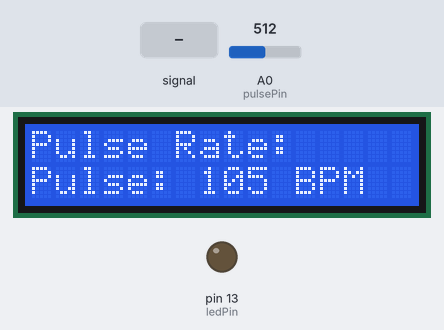
A sketch run on a simulated Arduino Uno, built with avr-gcc and run on an emulated ATmega328P. Parts: 16×2 character LCD, output pins drawn as LEDs (lit = HIGH). The inputs (shaded band) are chosen by the test bench; at power-on: A0 (pulsePin) = 512.

Above: at 1.2 s.
1.3 s: A0 (pulsePin) fed a 200 Hz sine of ±255 counts around its level
At 3.8 s:
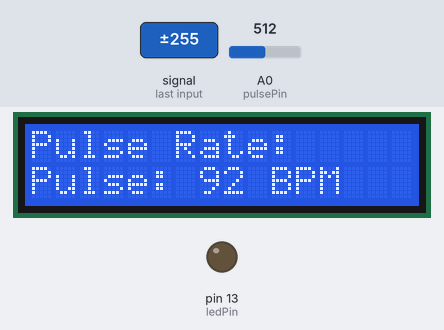
5.4 s: A0 (pulsePin) set to 560
At 7.2 s:
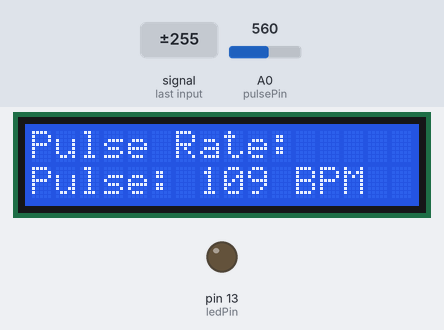
7.5 s: A0 (pulsePin) fed a 1000 Hz sine of ±255 counts around its level
At 8.9 s:
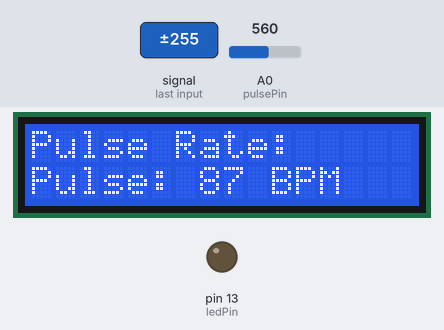
10.6 s: A0 (pulsePin) set to 540
At 11.9 s:
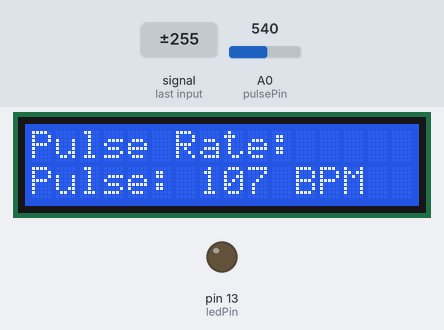
12.6 s: A0 (pulsePin) set to 511
At 13.8 s:
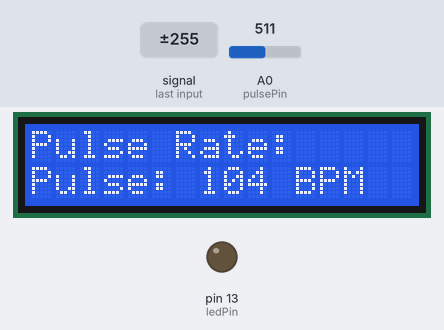
Timing chart, 0 to 15.6 s (numbered marks = the images above; inputs shaded):
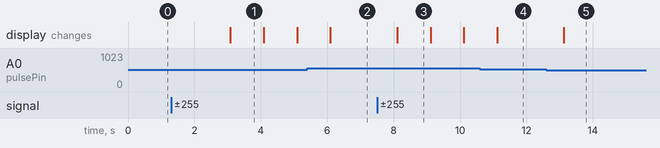

Measured:
- after the input at 1.3 s, the display: changes after 1.8 s (image 1)
- after the input at 7.5 s, the display: changes after 0.61 s (image 3)
- after the input at 12.6 s, the display: changes after 0.53 s (image 5)
- what the display in image 1 shows lasts 1.0 s, from 3.1 s to 4.1 s

The sketch:

Heartbeat.ino.ino
```cpp
#include <LiquidCrystal.h>

LiquidCrystal lcd(12, 11, 5, 4, 3, 2);  // Pins for the LCD (RS, E, D4, D5, D6, D7)

const int pulsePin = A0;  // Pulse sensor analog pin
const int ledPin = 13;    // Onboard LED pin

int threshold = 550;  // Adjust this threshold according to your environment

void setup() {
  lcd.begin(16, 2);  // Initialize the LCD
  lcd.print("Pulse Rate:");
  lcd.setCursor(0, 1);
  lcd.print("Initializing");

  pinMode(ledPin, OUTPUT);
  Serial.begin(9600);
}

void loop() {
  int sensorValue = analogRead(pulsePin);
  int pulse = getHeartRate(sensorValue);

  lcd.setCursor(0, 1);
  lcd.print("                ");  // Clear the previous pulse rate
  lcd.setCursor(0, 1);
  lcd.print("Pulse: " + String(pulse) + " BPM");

  if (pulse > threshold) {
    digitalWrite(ledPin, HIGH);  // Turn on the LED if pulse exceeds the threshold
  } else {
    digitalWrite(ledPin, LOW);  // Turn off the LED if pulse is below the threshold
  }

  delay(1000);  // Delay for 1 second between readings
}

int getHeartRate(int sensorValue) {
  // Your pulse sensor code to calculate the heart rate goes here
  // This is just a placeholder, and you should replace it with your own logic
  // For a pulse sensor library, refer to the documentation of your specific sensor

  // Example placeholder code:
  int heartRate = map(sensorValue, 0, 1023, 60, 150);
  return heartRate;
}
```
